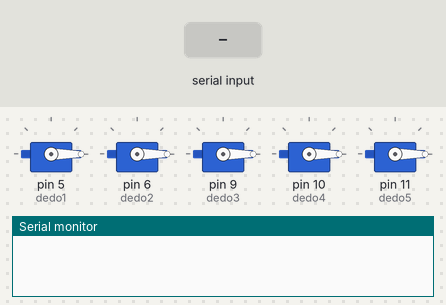
This sketch was run on a simulated Arduino Uno, built with avr-gcc and run on an emulated ATmega328P. Shown: 5 × servo, the last lines printed to the serial monitor. The inputs (shaded band) are chosen by the test bench.

Above: at 1.3 s.
1.4 s: "q" received over Serial
At 1.85 s:
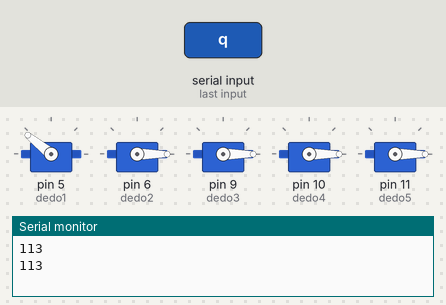
4.0 s: "w" received over Serial
At 4.45 s:
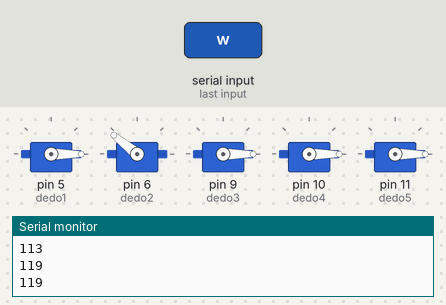
6.6 s: "e" received over Serial
At 7.05 s:
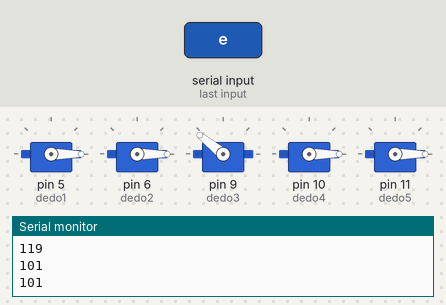
9.2 s: "r" received over Serial
At 9.65 s:
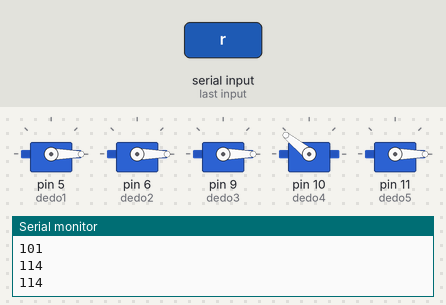
11.8 s: "t" received over Serial
At 12.25 s:
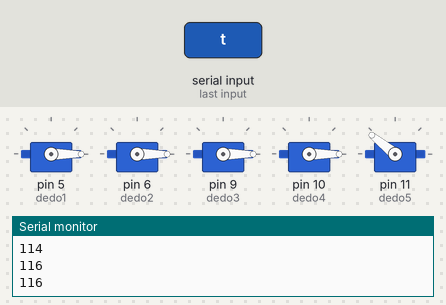
Timing chart, 0 to 14.8 s (numbered marks = the images above; inputs shaded):
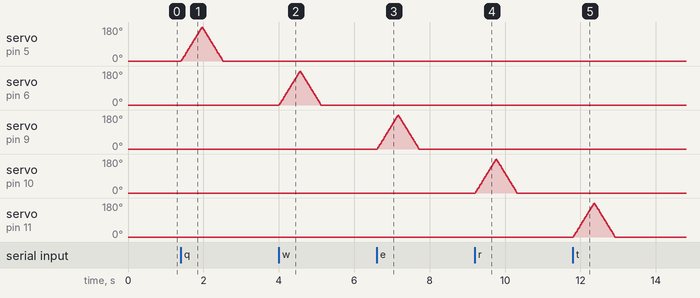

Measured:
- after the input at 1.4 s, servo on pin 5 (dedo1): rises from 0° to 178° in 0.56 s, then falls to 0° in 0.55 s
- after the input at 4.0 s, servo on pin 6 (dedo2): rises from 0° to 178° in 0.56 s, then falls to 0° in 0.55 s
- after the input at 6.6 s, servo on pin 9 (dedo3): rises from 0° to 178° in 0.56 s, then falls to 0° in 0.55 s
- after the input at 9.2 s, servo on pin 10 (dedo4): rises from 0° to 178° in 0.56 s, then falls to 0° in 0.55 s
- after the input at 11.8 s, servo on pin 11 (dedo5): rises from 0° to 178° in 0.56 s, then falls to 0° in 0.55 s

The sketch:

hand_ino.ino
```cpp
// importando as bibliotecas necessarias
#include <Arduino.h>
#include <Servo.h>

void movimentaDedo(Servo &servo);
int fechaMao();

// defino as constantes dos dedoss
const int dedo1 = 5;
const int dedo2 = 6;
const int dedo3 = 9;
const int dedo4 = 10;
const int dedo5 = 11;

// entrada do dado pela serial e a posicao
int input;
int pos = 0;

// Definindo cada servo motor
Servo servo1;
Servo servo2;
Servo servo3;
Servo servo4;
Servo servo5;

// Inicializacao da placa
void setup()
{
  // Definindo o baundrate anexando os servos e enviando a posicao 0
  Serial.begin(9600);
  servo1.attach(dedo1);
  servo1.write(0);
  servo2.attach(dedo2);
  servo2.write(0);
  servo3.attach(dedo3);
  servo3.write(0);
  servo4.attach(dedo4);
  servo4.write(0);
  servo5.attach(dedo5);
  servo5.write(0);

  // aguarda 100 milseg
  delay(100);
}

void loop()
{

  // se o porta serial estiver disponivel
  if (Serial.available()>0)
  {
    // armazendo o dado vindo pela serial
    int input = Serial.read();
    Serial.println(input);
    // condicionado, caso o dado seja a letra movimenta-se o dedo
    // caso nao seja nenhuma dessas opcoes executo a funcao fechaMao
    switch (input)
    {
      case 'q':
        Serial.println(input);
        movimentaDedo(servo1);
        break;
      case 'w':
        Serial.println(input);
        movimentaDedo(servo2);
        break;
      case 'e':
        Serial.println(input);
        movimentaDedo(servo3);
        break;
      case 'r':
        Serial.println(input);
        movimentaDedo(servo4);
        break;
      case 't':
        Serial.println(input);
        movimentaDedo(servo5);
        break;
      default:
        Serial.println(input);
        fechaMao();
        break;
    }

    Serial.println();
  }
}


// metodo que movimenta o dedo indo da posicao 0 ate 180 graus
void movimentaDedo(Servo &servo)
{
  // abertura do dedo
  for (pos = 0; pos <= 180; pos++)
  {
  servo.write(pos);
  delay(3);
  }
  // fechamento do dedo
  for (pos = 180; pos >= 0; pos--)
  {

  servo.write(pos);
    delay(3);
  }
}

// metodo que abre e fecha a mao
int fechaMao()
{

  for (pos = 0; pos <= 180; pos++)
  {
    servo1.write(pos);
    servo2.write(pos);
    servo3.write(pos);
    servo4.write(pos);
    servo5.write(pos);

    delay(5);
  }
  for (pos = 180; pos >= 0; pos--)
  {
    servo1.write(pos);
    servo2.write(pos);
    servo3.write(pos);
    servo4.write(pos);
    servo5.write(pos);
    delay(5);
  }
  return 1;
}
```
